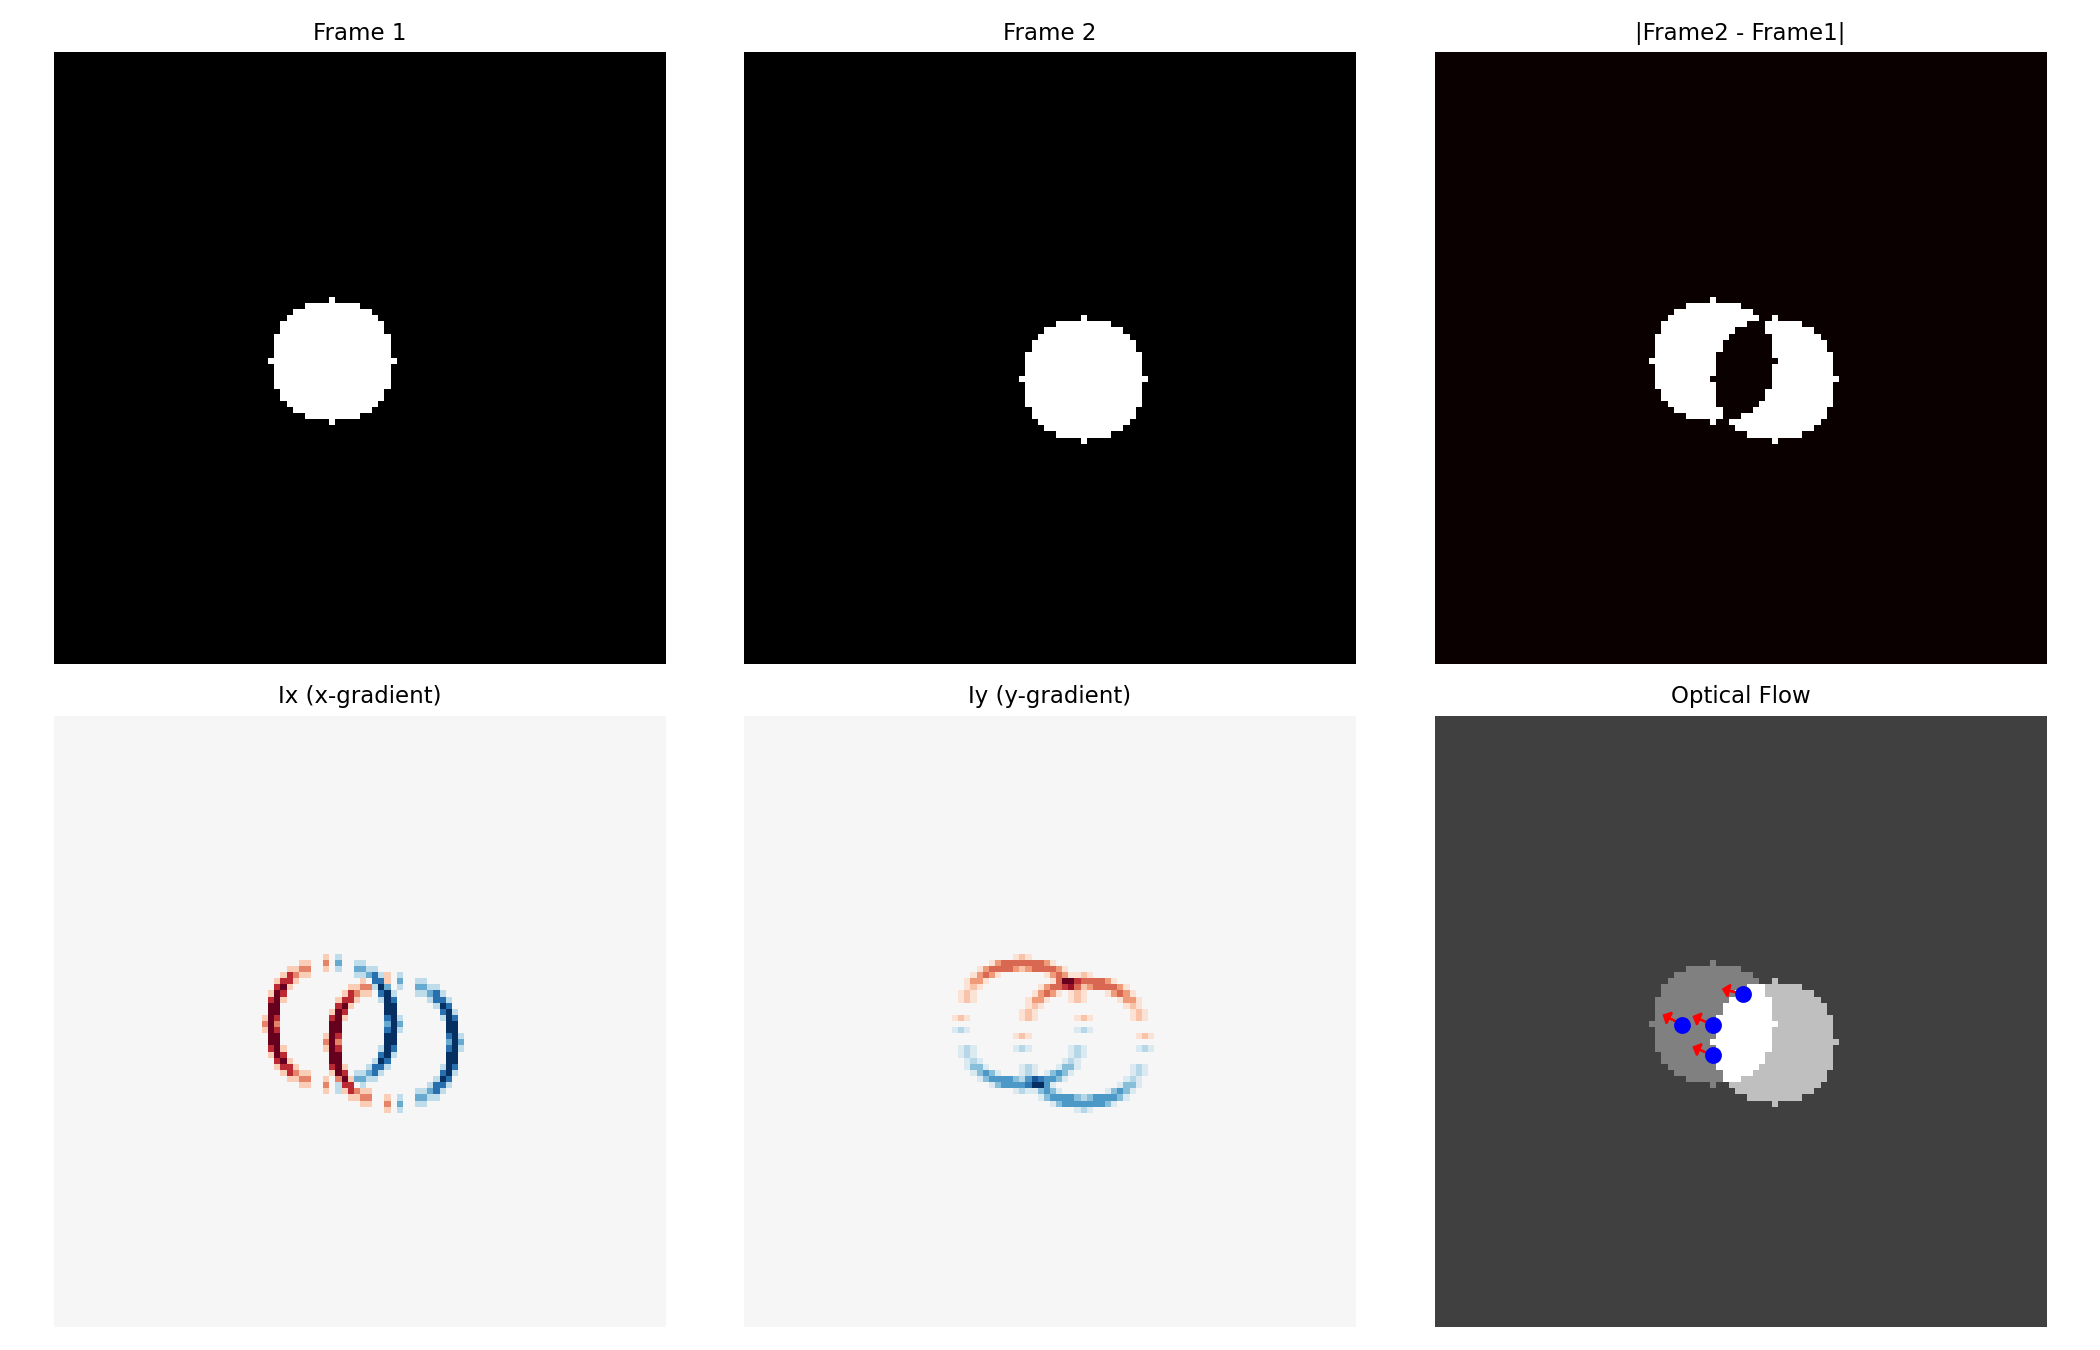

Python code for this plot:
"""
Phase 2 - Week 8: 광류 기초
===========================
Lucas-Kanade 구현, 특징점 추적

학습 목표:
1. 밝기 항상성 이해
2. Lucas-Kanade 원리
3. 특징점 추적 구현
4. 피라미드 LK 이해

실행 시간: 약 1분
"""

import numpy as np
import matplotlib.pyplot as plt
from scipy.ndimage import convolve

np.set_printoptions(precision=4, suppress=True)
np.random.seed(42)

print("=" * 70)
print("        Phase 2 - Week 8: 광류 기초")
print("=" * 70)
print("\n💡 이 실습에서는 Lucas-Kanade 광류를 배웁니다.\n")

# ============================================================
# Part 1: 밝기 항상성 가정
# ============================================================
print("\n" + "=" * 70)
print("Part 1: 밝기 항상성 가정")
print("=" * 70)

print("""
🎯 밝기 항상성 (Brightness Constancy):

I(x, y, t) = I(x+Δx, y+Δy, t+Δt)

테일러 전개 후:
Iₓ·u + Iᵧ·v + Iₜ = 0

여기서:
- Iₓ, Iᵧ: 공간 그래디언트
- Iₜ: 시간 그래디언트
- u, v: 광류 (구하고자 하는 값)
""")

# 간단한 테스트 이미지
def create_moving_dot(size=100, center=(50, 50), radius=10):
    """움직이는 점 이미지 생성"""
    img = np.zeros((size, size), dtype=np.float32)
    y, x = np.ogrid[:size, :size]
    mask = (x - center[0])**2 + (y - center[1])**2 <= radius**2
    img[mask] = 255
    return img

# 두 프레임 생성
frame1 = create_moving_dot(100, (45, 50))  # 원래 위치
frame2 = create_moving_dot(100, (55, 53))  # 오른쪽+아래로 이동

print("테스트 이미지 생성:")
print(f"  프레임 1: 중심 (45, 50)")
print(f"  프레임 2: 중심 (55, 53)")
print(f"  실제 이동: Δx=10, Δy=3")

# ============================================================
# Part 2: 그래디언트 계산
# ============================================================
print("\n" + "=" * 70)
print("Part 2: 그래디언트 계산")
print("=" * 70)

print("""
🎯 그래디언트:
- Iₓ: x 방향 미분 (Sobel)
- Iᵧ: y 방향 미분 (Sobel)
- Iₜ: 시간 미분 (frame2 - frame1)
""")

def compute_gradients(img1, img2):
    """이미지 그래디언트 계산"""
    # Sobel 커널
    kx = np.array([[-1, 0, 1], [-2, 0, 2], [-1, 0, 1]]) / 8
    ky = np.array([[-1, -2, -1], [0, 0, 0], [1, 2, 1]]) / 8
    
    # 공간 그래디언트 (두 프레임 평균)
    Ix = (convolve(img1, kx) + convolve(img2, kx)) / 2
    Iy = (convolve(img1, ky) + convolve(img2, ky)) / 2
    
    # 시간 그래디언트
    It = img2.astype(np.float32) - img1.astype(np.float32)
    
    return Ix, Iy, It

Ix, Iy, It = compute_gradients(frame1, frame2)

print(f"Ix 범위: [{Ix.min():.2f}, {Ix.max():.2f}]")
print(f"Iy 범위: [{Iy.min():.2f}, {Iy.max():.2f}]")
print(f"It 범위: [{It.min():.2f}, {It.max():.2f}]")

# ============================================================
# Part 3: Lucas-Kanade 구현
# ============================================================
print("\n" + "=" * 70)
print("Part 3: Lucas-Kanade 구현")
print("=" * 70)

print("""
🎯 Lucas-Kanade:

윈도우 내 모든 픽셀이 같은 광류를 가정

A·[u,v]ᵀ = b

(AᵀA)·[u,v]ᵀ = Aᵀb

해: [u,v]ᵀ = (AᵀA)⁻¹·Aᵀb
""")

def lucas_kanade_point(Ix, Iy, It, point, window_size=21):
    """
    단일 점에서 Lucas-Kanade 광류 계산
    
    Args:
        Ix, Iy, It: 그래디언트 이미지
        point: (x, y) 추적할 점
        window_size: 윈도우 크기
    
    Returns:
        (u, v): 광류 벡터
    """
    x, y = int(point[0]), int(point[1])
    half_w = window_size // 2
    
    # 윈도우 영역 추출
    y_min = max(0, y - half_w)
    y_max = min(Ix.shape[0], y + half_w + 1)
    x_min = max(0, x - half_w)
    x_max = min(Ix.shape[1], x + half_w + 1)
    
    Ix_win = Ix[y_min:y_max, x_min:x_max].flatten()
    Iy_win = Iy[y_min:y_max, x_min:x_max].flatten()
    It_win = It[y_min:y_max, x_min:x_max].flatten()
    
    # A 행렬
    A = np.column_stack([Ix_win, Iy_win])
    b = -It_win
    
    # AᵀA
    AtA = A.T @ A
    Atb = A.T @ b
    
    # 해 구하기
    try:
        # 고유값 확인 (추적 가능성)
        eigvals = np.linalg.eigvalsh(AtA)
        if np.min(eigvals) < 1e-6:
            return (0, 0), False  # 추적 불가
        
        flow = np.linalg.solve(AtA, Atb)
        return (flow[0], flow[1]), True
    except:
        return (0, 0), False

# 중심점에서 광류 계산
center_point = (50, 50)
(u, v), success = lucas_kanade_point(Ix, Iy, It, center_point, window_size=31)

print(f"\n중심점 ({center_point}) 광류:")
print(f"  추정: u={u:.2f}, v={v:.2f}")
print(f"  실제: u=10, v=3")
print(f"  추적 성공: {success}")

# ============================================================
# Part 4: 여러 점 추적
# ============================================================
print("\n" + "=" * 70)
print("Part 4: 여러 점 추적")
print("=" * 70)

def track_points(img1, img2, points, window_size=21):
    """여러 점 추적"""
    Ix, Iy, It = compute_gradients(img1, img2)
    
    tracked_points = []
    for pt in points:
        (u, v), success = lucas_kanade_point(Ix, Iy, It, pt, window_size)
        if success:
            new_pt = (pt[0] + u, pt[1] + v)
            tracked_points.append((pt, new_pt, (u, v)))
    
    return tracked_points

# 여러 테스트 점
test_points = [
    (45, 50),  # 원 중심 근처
    (40, 50),
    (50, 45),
    (45, 55),
]

results = track_points(frame1, frame2, test_points, window_size=31)

print(f"추적 결과 ({len(results)}/{len(test_points)} 성공):")
for orig, new, flow in results:
    print(f"  {orig} → ({new[0]:.1f}, {new[1]:.1f}), flow=({flow[0]:.2f}, {flow[1]:.2f})")

# ============================================================
# Part 5: Structure Tensor와 추적 품질
# ============================================================
print("\n" + "=" * 70)
print("Part 5: Structure Tensor와 추적 품질")
print("=" * 70)

print("""
🎯 Structure Tensor (AᵀA):

    ⎡ ΣIₓ²    ΣIₓIᵧ ⎤
M = ⎢               ⎥
    ⎣ ΣIₓIᵧ  ΣIᵧ²  ⎦

이것은 Harris 코너의 M과 같음!

고유값 분석:
- λ₁, λ₂ 둘 다 큼 → 코너 → 추적 좋음
- 하나만 큼 → 에지 → 조리개 문제
- 둘 다 작음 → 플랫 → 추적 불가
""")

def compute_trackability(Ix, Iy, point, window_size=21):
    """추적 품질 분석"""
    x, y = int(point[0]), int(point[1])
    half_w = window_size // 2
    
    y_min = max(0, y - half_w)
    y_max = min(Ix.shape[0], y + half_w + 1)
    x_min = max(0, x - half_w)
    x_max = min(Ix.shape[1], x + half_w + 1)
    
    Ix_win = Ix[y_min:y_max, x_min:x_max].flatten()
    Iy_win = Iy[y_min:y_max, x_min:x_max].flatten()
    
    # Structure Tensor
    M = np.array([
        [np.sum(Ix_win**2), np.sum(Ix_win * Iy_win)],
        [np.sum(Ix_win * Iy_win), np.sum(Iy_win**2)]
    ])
    
    eigvals = np.linalg.eigvalsh(M)
    min_eig = np.min(eigvals)
    
    if min_eig > 1000:
        quality = "Good (Corner)"
    elif min_eig > 100:
        quality = "Fair (Edge)"
    else:
        quality = "Poor (Flat)"
    
    return min_eig, quality

# 다양한 위치에서 추적 품질
test_locations = [
    (50, 50, "Center of dot"),
    (45, 50, "Edge of dot"),
    (20, 20, "Background"),
]

print("\n추적 품질 분석:")
print("-" * 50)
for x, y, desc in test_locations:
    min_eig, quality = compute_trackability(Ix, Iy, (x, y))
    print(f"  ({x}, {y}) {desc}: λ_min={min_eig:.1f}, {quality}")

# ============================================================
# Part 6: 시각화
# ============================================================
print("\n" + "=" * 70)
print("Part 6: 시각화")
print("=" * 70)

fig, axes = plt.subplots(2, 3, figsize=(14, 9))

# 프레임 1
ax1 = axes[0, 0]
ax1.imshow(frame1, cmap='gray')
ax1.set_title('Frame 1', fontsize=11)
ax1.axis('off')

# 프레임 2
ax2 = axes[0, 1]
ax2.imshow(frame2, cmap='gray')
ax2.set_title('Frame 2', fontsize=11)
ax2.axis('off')

# 차이
ax3 = axes[0, 2]
ax3.imshow(np.abs(frame2.astype(float) - frame1), cmap='hot')
ax3.set_title('|Frame2 - Frame1|', fontsize=11)
ax3.axis('off')

# 그래디언트 Ix
ax4 = axes[1, 0]
ax4.imshow(Ix, cmap='RdBu')
ax4.set_title('Ix (x-gradient)', fontsize=11)
ax4.axis('off')

# 그래디언트 Iy
ax5 = axes[1, 1]
ax5.imshow(Iy, cmap='RdBu')
ax5.set_title('Iy (y-gradient)', fontsize=11)
ax5.axis('off')

# 광류 시각화
ax6 = axes[1, 2]
ax6.imshow(frame1, cmap='gray', alpha=0.5)
ax6.imshow(frame2, cmap='gray', alpha=0.5)

# 추적 점 표시
for orig, new, flow in results:
    ax6.arrow(orig[0], orig[1], flow[0], flow[1], 
              head_width=2, head_length=1, fc='red', ec='red')
    ax6.scatter([orig[0]], [orig[1]], c='blue', s=50)

ax6.set_title('Optical Flow', fontsize=11)
ax6.axis('off')

plt.tight_layout()
plt.savefig('/Users/yeonge/SynologyDrive/1. YeongE/7. Visual SLAM Study/visual-slam-learning/Studies/Phase 2/week8/optical_flow_basics.png', dpi=150)
print("\nOptical flow basics saved: optical_flow_basics.png")

# ============================================================
# 정리
# ============================================================
print("\n" + "=" * 70)
print("📚 Week 8 Basics 정리")
print("=" * 70)

print("""
✅ Part 1: 밝기 항상성
   - I(x,y,t) = I(x+Δx, y+Δy, t+Δt)
   - 광류 방정식: Iₓu + Iᵧv + Iₜ = 0

✅ Part 2: 그래디언트
   - Sobel로 Iₓ, Iᵧ
   - 프레임 차이로 Iₜ

✅ Part 3: Lucas-Kanade
   - 윈도우 내 광류 일정 가정
   - (AᵀA)⁻¹Aᵀb로 해 구함

✅ Part 4: 다중 점 추적
   - 각 점에 LK 적용
   - 성공/실패 판단

✅ Part 5: Structure Tensor
   - AᵀA = Harris M
   - 고유값으로 추적 품질 판단

━━━━━━━━━━━━━━━━━━━━━━━━━━━━━━━━━━━━━━━━━━━━━━━━━━━━━━━━━━━

🎯 핵심 메시지:
   Lucas-Kanade = 윈도우 내 일정 광류 가정
   코너에서 잘 작동, 에지/플랫에서 불안정!

━━━━━━━━━━━━━━━━━━━━━━━━━━━━━━━━━━━━━━━━━━━━━━━━━━━━━━━━━━━

🎯 다음: optical_flow_quiz.py
""")

print("\n" + "=" * 70)
print("optical_flow_basics.py 실행 완료! 🎉")
print("=" * 70)
